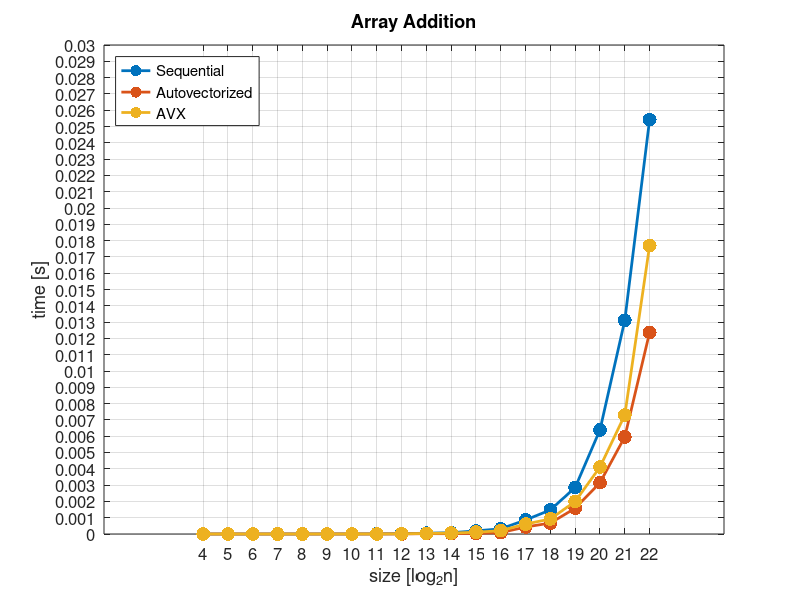
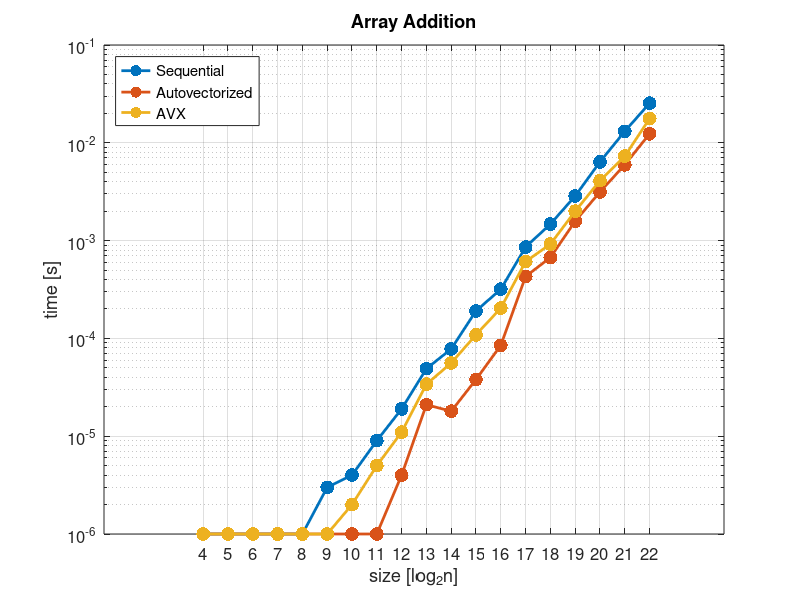
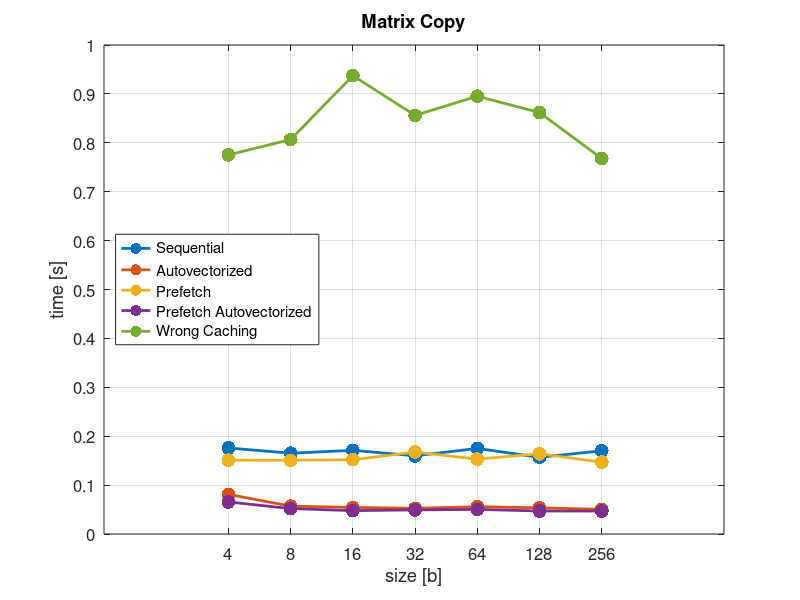
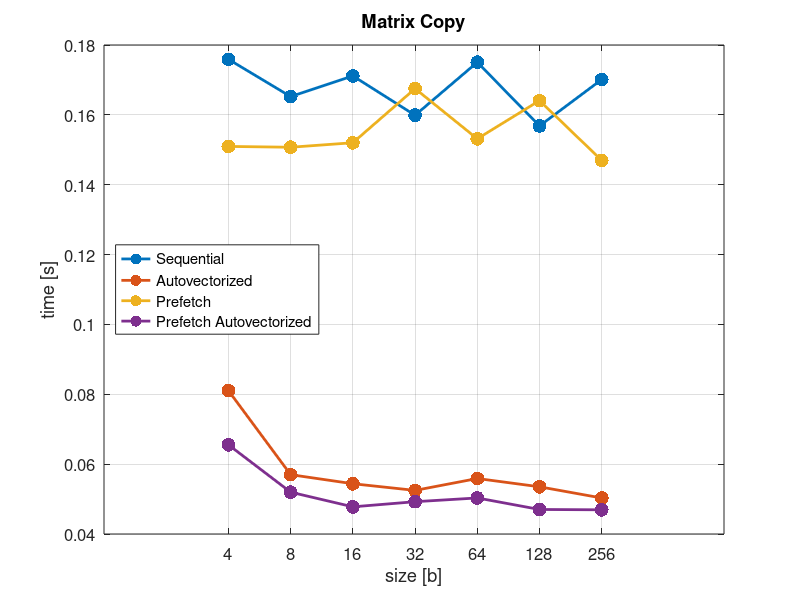

The MATLAB script that drew these images, in order:
report_array_addition = dlmread('report_array_addition.csv', ',', 1, 0);
report_array_addition_autovectorized =...
dlmread('report_array_addition_autovectorized.csv', ',', 1, 0);
report_array_addition_AVX =...
dlmread('report_array_addition_AVX.csv', ',', 1, 0);

report_matrix_copy = dlmread('report_matrix_copy.csv', ',', 1, 0);
report_matrix_copy_autovectorized =...
dlmread('report_matrix_copy_autovectorized.csv', ',', 1, 0);
report_matrix_copy_prefetch =...
dlmread('report_matrix_copy_prefetch.csv', ',', 1, 0);
report_matrix_copy_prefetch_autovectorized =...
dlmread('report_matrix_copy_prefetch_autovectorized.csv', ',', 1, 0);
report_matrix_copy_prefetch_reversed =...
dlmread('report_matrix_copy_prefetch_reversed.csv', ',', 1, 0);

#array_addition_size = report_array_addition(:,1);
array_addition_time = [report_array_addition(:,2),...
report_array_addition_autovectorized(:,2),report_array_addition_AVX(:,2)];

matrix_copy_block = report_matrix_copy(:,2);
matrix_copy_time = [report_matrix_copy(:,3),...
report_matrix_copy_autovectorized(:,3), report_matrix_copy_prefetch(:,3),...
report_matrix_copy_prefetch_autovectorized(:,3),...
report_matrix_copy_prefetch_reversed(:,3)];

# plot_array_addition

set(0, 'defaulttextfontsize', 15);
set(0, 'defaultaxesfontsize', 12);
plot(4:22,array_addition_time,...
'linewidth',2,'marker','.','markersize',30);

xticks(4:22);
xticklabels(4:22);
yticks(0:0.001:0.05);
yticklabels(0:0.001:0.05);
grid on;
set(gca,'XMinorTick','Off');
set (gca, 'xminorgrid', 'off');
set(gca,'YMinorTick','Off');
set (gca, 'yminorgrid', 'off');

title('Array Addition');
ylabel('time [s]');
xlabel('size [log_2n]');
legend('Sequential', 'Autovectorized', 'AVX', 'location', 'northwest');
print('plot_array_addition.png','-dpng');

### plot_log_array_addition

for (i = 4:22)
  for (j = 1:3)
    if (array_addition_time(i-3,j) == 0.0)
      array_addition_time(i-3,j) = 1e-6;
    endif
  endfor
endfor

semilogy(4:22,array_addition_time,...
'linewidth',2,'marker','.','markersize',30);

xticks(4:22);
xticklabels(4:22);
grid on;
set(gca,'XMinorTick','Off');
set (gca, 'xminorgrid', 'off');

title('Array Addition');
ylabel('time [s]');
xlabel('size [log_2n]');
legend('Sequential', 'Autovectorized', 'AVX', 'location', 'northwest');
print('plot_log_array_addition.png','-dpng');

### plot_matrix_copy_wrong_cached

semilogx(matrix_copy_block,matrix_copy_time,...
'linewidth',2,'marker','.','markersize',30);

xticks(matrix_copy_block);
xticklabels(matrix_copy_block);
yticks(0:0.1:1);
yticklabels(0:0.1:1);
grid on;
set(gca,'XMinorTick','Off');
set (gca, 'xminorgrid', 'off');
set(gca,'YMinorTick','Off');
set (gca, 'yminorgrid', 'off');

title('Matrix Copy');
ylabel('time [s]');
xlabel('size [b]');
legend('Sequential', 'Autovectorized', 'Prefetch',...
'Prefetch Autovectorized', 'Wrong Caching', 'location', 'west');
print('plot_matrix_copy_wrong_cached.png','-dpng');

# plot_matrix_copy

matrix_copy_time = matrix_copy_time(:,1:4);
semilogx(matrix_copy_block,matrix_copy_time,...
'linewidth',2,'marker','.','markersize',30);

xticks(matrix_copy_block);
xticklabels(matrix_copy_block);
yticks(0:0.02:0.4);
yticklabels(0:0.02:0.4);
grid on;
set(gca,'XMinorTick','Off');
set (gca, 'xminorgrid', 'off');
set(gca,'YMinorTick','Off');
set (gca, 'yminorgrid', 'off');

title('Matrix Copy');
ylabel('time [s]');
xlabel('size [b]');
legend('Sequential', 'Autovectorized', 'Prefetch',...
'Prefetch Autovectorized', 'location', 'west');
print('plot_matrix_copy.png','-dpng');
